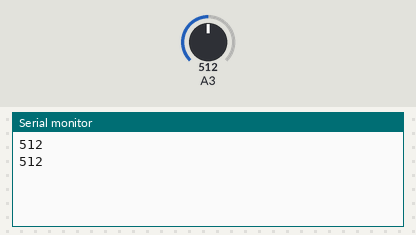
Bench run of a sketch on a simulated Arduino Uno, built with avr-gcc and run on an emulated ATmega328P. Parts: the last lines printed to the serial monitor. Inputs (shaded band) come from the test bench; at power-on: A3 = 512.

Above: at 5.9 s.
6.0 s: A3 set to 716
At 10.6 s:
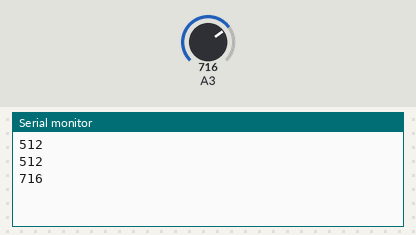
12.1 s: A3 set to 900
At 18.2 s:
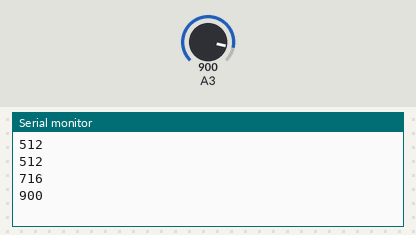
Timing chart, 0 to 19.7 s (numbered marks = the images above; inputs shaded):
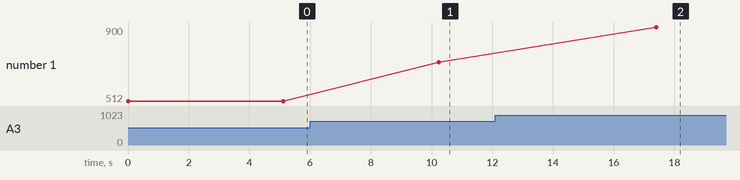

Measured:
- after the input at 6.0 s, the serial monitor: prints a new line after 4.2 s (image 1)
- after the input at 12.1 s, the serial monitor: prints a new line after 5.3 s (image 2)
- plotted number 1: 512 → 716 after the input at 6.0 s, 716 → 900 after the input at 12.1 s

The sketch:

sketch_may30b_delay.ino
```cpp
void setup() {
  // put your setup code here, to run once:
//analogRead(a3);
Serial.begin(9600);
digitalWrite(3,1);


}

void loop() {
  // put your main code here, to run repeatedly

    int i= analogRead(A3),j;
    //i=map(i,0,1023,0,255);
    Serial.println(i);

    digitalWrite(3,1);
    delay(i*10);
    digitalWrite(3,0);


}
```
